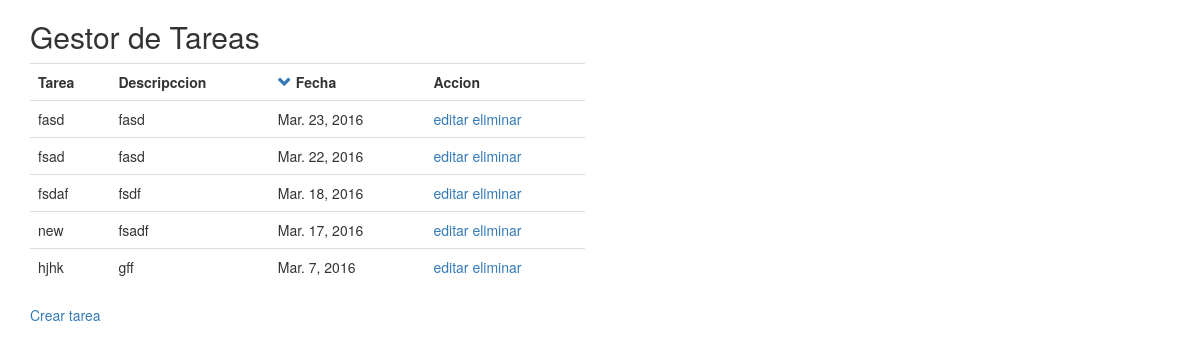
Before: / with the older database file.
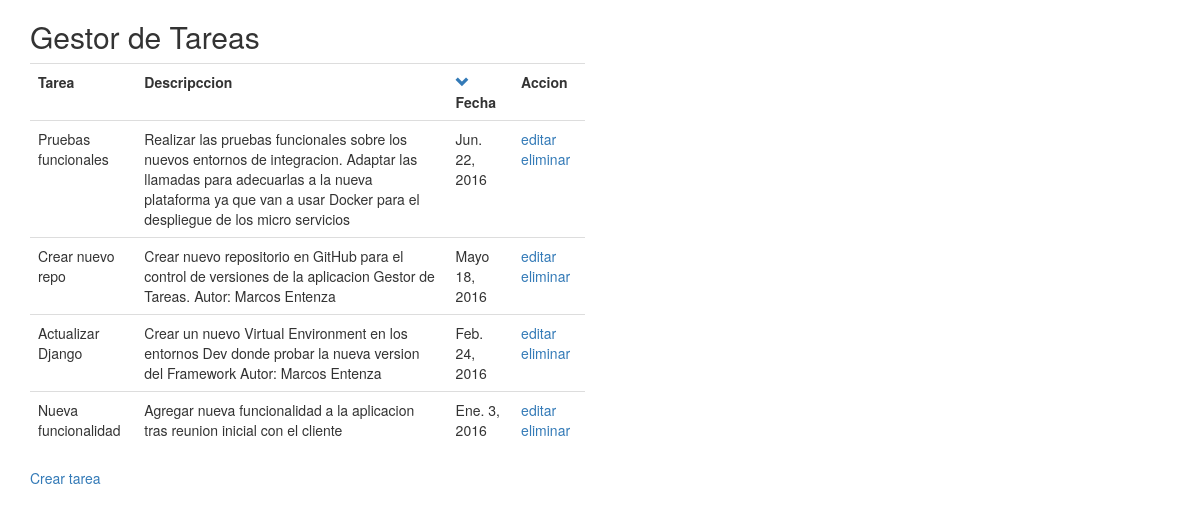
After: the same page with the newer database file.
### tasks/models.py (models this page shows, shortened)
class Task(models.Model):
    title = models.CharField(max_length=200)
    date = models.DateField()
    description =  models.TextField()
    created_at = models.DateTimeField(auto_now_add=True)
    updated_at = models.DateTimeField(auto_now=True)

### apps/views.py (the view)
# urls.py: url(r'^$', 'apps.views.index'),
def index(request):
  order = request.GET.get('order', 'desc')
  tasks = Task.objects.all()
  down=True
  up=False
  if(order == 'desc'):
    tasks = tasks.order_by('-date')
    up=True
    down=False
  elif(order == 'asc'):
    tasks = tasks.order_by('date')
  return render_to_response('list/index.html',{'tasks': tasks,'up':up,'down':down})

### templates/list/index.html (shortened to what this page needs)
<!DOCTYPE html>
<html>
<head>
	<link rel="stylesheet" href="https://maxcdn.bootstrapcdn.com/bootstrap/3.3.6/css/bootstrap.min.css">
	<link rel="stylesheet" src="bootstrap-datepicker.css">
</head>
<body>
	<div class="container">
		<h2>Gestor de Tareas</h2>
		<div class="row">
			<div class="col-sm-6 col-offset-6">
				<table class="table">
				<tr>
					<th>Tarea</th>
					<th>Descripccion</th>
					<th>
				{% if up == True %}	<a href="/?order=asc" class="asc"><span class="glyphicon glyphicon-chevron-down"></span></a>
				{% endif %}
					Fecha </th><th>Accion</th>
				</tr>
				{%for i in tasks%}
				<tr>
					<td>{{i.title}}</td>
					<td>{{i.description}}</td>
					<td>{{i.date}}</td>
					<td>    <a href="{% url 'tasks:task_edit' i.id %}">editar</a>
				    <a href="{% url 'tasks:task_delete' i.id %}">eliminar</a>
				    </td>
				</tr>
				{%endfor%}
				</table>
				<a href="{% url 'tasks:task_new' %}">Crear tarea</a>
			</div>
		 </div>
	</div>
</body>
</html>

Changed rows visible on the page:
removed Task: title "fasd", description "fasd", date "Mar. 23, 2016"
removed Task: title "fsad", description "fasd", date "Mar. 22, 2016"
removed Task: title "fsdaf", description "fsdf", date "Mar. 18, 2016"
removed Task: title "new", description "fsadf", date "Mar. 17, 2016"
removed Task: title "hjhk", description "gff", date "Mar. 7, 2016"
added Task: title "Pruebas funcionales", description "Realizar las pruebas funcionales sobre los nuevos entornos de integracion. Adaptar las llamadas para adecuarlas a la nueva plataforma ya que van a usar Docker para el despliegue de los micro servicios", date "Jun. 22, 2016"
added Task: title "Crear nuevo repo", description "Crear nuevo repositorio en GitHub para el control de versiones de la aplicacion Gestor de Tareas. Autor: Marcos Entenza", date "Mayo 18, 2016"
added Task: title "Actualizar Django", description "Crear un nuevo Virtual Environment en los entornos Dev donde probar la nueva version del Framework Autor: Marcos Entenza", date "Feb. 24, 2016"
added Task: title "Nueva funcionalidad", description "Agregar nueva funcionalidad a la aplicacion tras reunion inicial con el cliente", date "Ene. 3, 2016"
